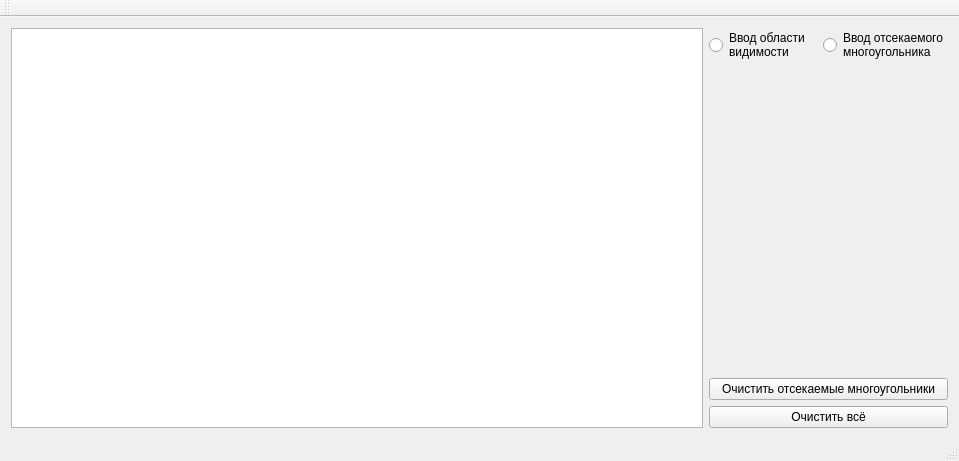
<?xml version="1.0" encoding="UTF-8"?>
<ui version="4.0">
 <class>MainWindow</class>
 <widget class="QMainWindow" name="MainWindow">
  <property name="geometry">
   <rect>
    <x>0</x>
    <y>0</y>
    <width>959</width>
    <height>461</height>
   </rect>
  </property>
  <property name="windowTitle">
   <string>Лабораторная 9</string>
  </property>
  <widget class="QWidget" name="centralWidget">
   <layout class="QHBoxLayout" name="horizontalLayout" stretch="2,0">
    <item>
     <widget class="MyQGraphicsView" name="graphicsView"/>
    </item>
    <item>
     <layout class="QGridLayout" name="gridLayout">
      <item row="3" column="0" colspan="4">
       <widget class="QPushButton" name="btnClear">
        <property name="text">
         <string>Очистить всё</string>
        </property>
       </widget>
      </item>
      <item row="2" column="0" colspan="4">
       <widget class="QPushButton" name="btnClearLines">
        <property name="text">
         <string>Очистить отсекаемые многоугольники</string>
        </property>
       </widget>
      </item>
      <item row="0" column="0" colspan="2">
       <widget class="QRadioButton" name="radioSplit">
        <property name="text">
         <string>Ввод области
видимости</string>
        </property>
        <attribute name="buttonGroup">
         <string notr="true">buttonGroup</string>
        </attribute>
       </widget>
      </item>
      <item row="0" column="2" colspan="2">
       <widget class="QRadioButton" name="radioFigure">
        <property name="text">
         <string>Ввод отсекаемого
многоугольника</string>
        </property>
        <attribute name="buttonGroup">
         <string notr="true">buttonGroup</string>
        </attribute>
       </widget>
      </item>
      <item row="1" column="0">
       <spacer name="verticalSpacer">
        <property name="orientation">
         <enum>Qt::Vertical</enum>
        </property>
        <property name="sizeHint" stdset="0">
         <size>
          <width>20</width>
          <height>40</height>
         </size>
        </property>
       </spacer>
      </item>
     </layout>
    </item>
   </layout>
  </widget>
  <widget class="QMenuBar" name="menuBar">
   <property name="geometry">
    <rect>
     <x>0</x>
     <y>0</y>
     <width>959</width>
     <height>21</height>
    </rect>
   </property>
  </widget>
  <widget class="QToolBar" name="mainToolBar">
   <attribute name="toolBarArea">
    <enum>TopToolBarArea</enum>
   </attribute>
   <attribute name="toolBarBreak">
    <bool>false</bool>
   </attribute>
  </widget>
  <widget class="QStatusBar" name="statusBar"/>
 </widget>
 <layoutdefault spacing="6" margin="11"/>
 <customwidgets>
  <customwidget>
   <class>MyQGraphicsView</class>
   <extends>QGraphicsView</extends>
   <header location="global">myqgraphicsview.h</header>
  </customwidget>
 </customwidgets>
 <resources/>
 <connections/>
 <buttongroups>
  <buttongroup name="buttonGroup"/>
 </buttongroups>
</ui>
